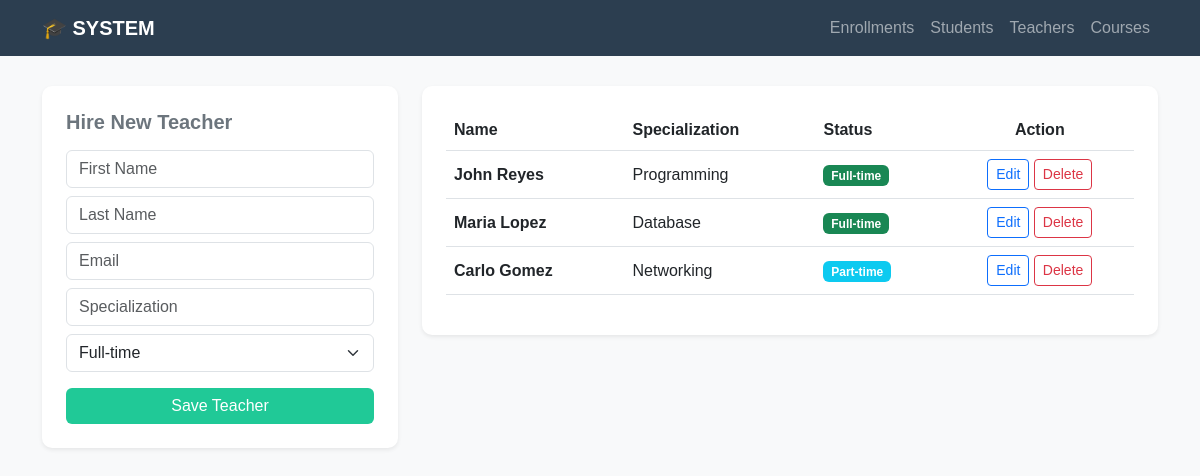
Screenshot of /teachers/ with the database file from the repository.
### student/models.py (models this page shows, shortened)
class Teacher(models.Model):
    first_name = models.CharField(max_length=50)
    last_name = models.CharField(max_length=50)
    gender = models.CharField(max_length=10)
    specialization = models.CharField(max_length=100)
    contact_number = models.CharField(max_length=15)
    email = models.EmailField(unique=True)
    hire_date = models.DateField()
    department = models.CharField(max_length=100)
    employment_status = models.CharField(max_length=20) # Full-time / Part-time

### student/views.py (the view, shortened to what this page needs)
# urls.py: path('teachers/', views.teacher_list, name='teacher_list'),
def teacher_list(request):
    return render(request, 'student/teacher_list.html', {'teachers': Teacher.objects.all()})

### templates/student/teacher_list.html (shortened to what this page needs)
{% extends 'student/base.html' %}
{% block content %}
<div class="row">
    <div class="col-md-4">
        <div class="card p-4 shadow-sm">
            <h5 class="fw-bold mb-3 text-secondary">Hire New Teacher</h5>
            <form method="POST"> {% csrf_token %}
                <input type="text" name="first_name" class="form-control mb-2" placeholder="First Name" required>
                <input type="text" name="last_name" class="form-control mb-2" placeholder="Last Name" required>
                <input type="email" name="email" class="form-control mb-2" placeholder="Email" required>
                <input type="text" name="specialization" class="form-control mb-2" placeholder="Specialization" required>
                <select name="status" class="form-select mb-3">
                    <option value="Full-time">Full-time</option>
                </select>
                <button type="submit" name="add_teacher" class="btn btn-primary w-100">Save Teacher</button>
            </form>
        </div>
    </div>
    <div class="col-md-8">
        <div class="card p-4 shadow-sm">
            <table class="table align-middle">
                <thead><tr><th>Name</th><th>Specialization</th><th>Status</th><th class="text-center">Action</th></tr></thead>
                <tbody>
                    {% for t in teachers %}
                    <tr>
                        <td><strong>{{ t.first_name }} {{ t.last_name }}</strong></td>
                        <td>{{ t.specialization }}</td>
                        <td><span class="badge {% if t.employment_status == 'Full-time' %}bg-success{% else %}bg-info{% endif %}">{{ t.employment_status }}</span></td>
                        <td class="text-center">
                            <button class="btn btn-sm btn-outline-primary" data-bs-toggle="modal" data-bs-target="#editTeacher{{ t.id }}">Edit</button>
                            <a href="{% url 'delete_teacher' t.id %}" class="btn btn-sm btn-outline-danger" onclick="return confirm('Delete record?')">Delete</a>
                        </td>
                    </tr>
                    {% endfor %}
                </tbody>
            </table>
        </div>
    </div>
</div>
{% endblock %}

### templates/student/base.html (style rules this page uses)
body { background-color: #f8f9fa; font-family: sans-serif; }
.card { border-radius: 10px; border: none; box-shadow: 0 4px 6px rgba(0,0,0,0.1); }
.btn-primary { background-color: #20c997; border: none; }

### rows the page displays
Teacher: first_name "John", last_name "Reyes", specialization "Programming", employment_status "Full-time"
Teacher: first_name "Maria", last_name "Lopez", specialization "Database", employment_status "Full-time"
Teacher: first_name "Carlo", last_name "Gomez", specialization "Networking", employment_status "Part-time"
